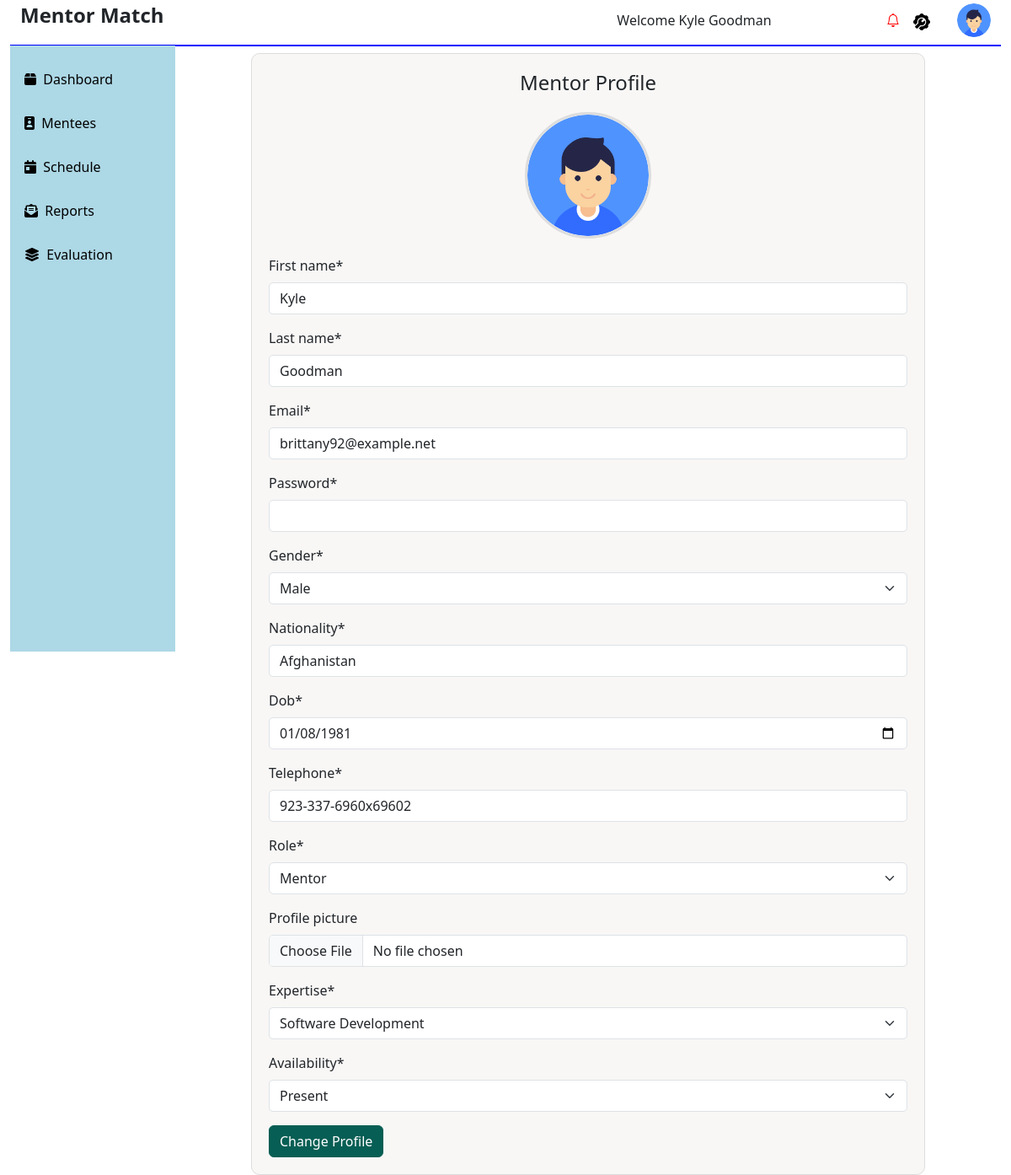
/profile/ (signed in), run on the app's committed database.
### admin_mentor_app/models.py (models this page shows, shortened)
class User(AbstractBaseUser, PermissionsMixin):
    first_name = models.CharField(max_length=100)
    last_name = models.CharField(max_length=100)
    email = models.EmailField(unique=True)
    gender = models.CharField(max_length=10)
    nationality = models.CharField(max_length=50)
    dob = models.DateField(null=True, blank=True)  # Allow null values
    password = models.CharField(max_length=100)
    telephone = models.CharField(max_length=15)
    bio = models.CharField(max_length=250, null=True)
    dob = models.DateField()
    address = models.CharField(max_length=255)  # Added max_length
    telephone = models.CharField(max_length=50)
    expertise = models.CharField(max_length=255, null=True, blank=True)
    availability = models.CharField(max_length=15, null=True, blank=True)
    role_choices = [
        ("1", "Admin"),
        ("2", "Mentor"),
        ("3", "Mentee"),
    ]
    role = models.CharField(max_length=1, choices=role_choices)
    profile_picture = models.ImageField(
        upload_to="profile_pictures/", blank=True, null=True
    )
    id = models.AutoField(primary_key=True)
    last_login = models.DateTimeField(default=timezone.now)  # Added field
    is_active = models.BooleanField(default=True)  # Added field
    is_staff = models.BooleanField(default=False)  # Added field
    USERNAME_FIELD = 'email'
    REQUIRED_FIELDS = ['first_name', 'last_name']  # Fields required for creating a user
    objects = CustomUserManager()
    USERNAME_FIELD = "email"
    REQUIRED_FIELDS = ["first_name", "last_name"]

### admin_mentor_app/views.py (the view)
# urls.py: path("profile/", views.profile, name="profile"),
@login_required
def profile(request):
    user = request.user  # Get the currently logged-in user
    if request.method == "POST":
        form = ProfileUpdateForm(request.POST, request.FILES, instance=user)
        if form.is_valid():
            form.save()
            return redirect("profile")
    else:
        form = ProfileUpdateForm(instance=user)
    return render(request, "admin_mentor_app/dashboard/profile.html", {"form": form})

### admin_mentor_app/context_processors.py (called while the page is built)
def global_data(request):
    users = User.objects.all()
    mentorship_matches = MentorshipMatch.objects.all()
    messages = Message.objects.all()
    notifications = Notification.objects.all()
    schedules = Schedule.objects.all()
    progress = Progress.objects.all()
    goals = Goals.objects.all()
    evaluations = Evaluation.objects.all()
    unread_notifications = Notification.objects.count()
    notifications = Notification.objects.all()
    return {
        'global_users': users,
        'global_mentorship_matches': mentorship_matches,
        'global_messages': messages,
        'global_notifications': notifications,
        'global_schedules': schedules,
        'global_progress': progress,
        'global_goals': goals,
        'global_evaluations': evaluations,
        'unread_notifications' : unread_notifications,
        'notifications':notifications
    }

### admin_mentor_app/templates/admin_mentor_app/dashboard/profile.html (shortened to what this page needs)
{% extends 'admin_mentor_app/fixed/base.html' %}
{% block content %}
{% load static %}
{% load crispy_forms_tags %}
<div class="profile-container">
  <div class="profile-header">
    <h2>Mentor Profile</h2>
  </div>
  <div class="profile-img-container">
    <img src="{% static 'admin_mentor_app/images/user.png' %}"
 class="profile-img" height="150px" alt="Profile Image" />
  </div>
  <div class="profile-form">
    <form action="" method="post" enctype="multipart/form-data" id="profile_form">
      {{ form|crispy }}
      <button type="submit" class="btn btn-primary">Change Profile</button>
    </form>
  </div>
</div>
{% endblock content %}

### admin_mentor_app/templates/admin_mentor_app/fixed/base.html (shortened to what this page needs)
{% load static %}
<!DOCTYPE html>
<html lang="en">
  <head>
    <link href="https://stackpath.bootstrapcdn.com/bootstrap/5.1.3/css/bootstrap.min.css" rel="stylesheet">
    <link
      rel="stylesheet"
      href="https://cdnjs.cloudflare.com/ajax/libs/font-awesome/6.1.2/css/all.min.css"
    />
    <link
      href="https://cdn.jsdelivr.net/npm/bootstrap@5.3.3/dist/css/bootstrap.min.css"
      rel="stylesheet"
    />
    <link
      href="https://cdnjs.cloudflare.com/ajax/libs/bootstrap-select/1.13.1/css/bootstrap-select.min.css"
      rel="stylesheet"
    />
    <link
      href="https://cdnjs.cloudflare.com/ajax/libs/bootstrap-icons/1.10.0/font/bootstrap-icons.min.css"
      rel="stylesheet"
    />
    <link
      rel="stylesheet"
      href="{% static 'admin_mentor_app/css/evaluation.css' %}"
    />
  </head>
  <body>
    <div class="container-fluid">
      <div class="container-fluid">
        <div class="row mt-1">
          <div class="col-md-6">
            <h2><strong>Mentor Match</strong></h2>
          </div>
          <div class="col-md-6">
            <div class="row g-3 justify-content-end align-items-center">
              <div class="col-auto ms-auto">
                <div class="text-end">
                  <div class="img-case dropdown">
                    <span class="m-2">Welcome {{ user.first_name }} {{ user.last_name }}</span>
                  </div>
                </div>
              </div>
              <div class="col-auto ms-auto">
                <div class="text-end">
                  <div class="img-case">
                    <i
                      class="bi bi-bell"
                      style="{% if unread_notifications > 0 %} color:red;{% endif %}"
                      id="dropdownMenuButton"
                      data-bs-toggle="dropdown"
                      aria-expanded="false"
                    ></i>
                  </div>
                </div>
              </div>
              <div class="col-auto">
                <div class="text-end">
                  <div class="img-case">
                    <img
                      src="{% static 'admin_mentor_app/images/status.png' %}"
                      alt=""
                      class="img-fluid rounded-circle"
                      style="max-width: 20px"
                    />
                  </div>
                </div>
              </div>
              <div class="col-auto">
                <div class="text-end">
                  <div class="img-case dropdown">
                    <img
                      src="{% static 'admin_mentor_app/images/user.png' %}"
                      alt=""
                      class="img-fluid rounded-circle"
                      style="max-width: 40px"
                      id="userDropdown"
                      data-bs-toggle="dropdown"
                      aria-expanded="false"
                    />
                  </div>
                </div>
              </div>
            </div>
          </div>
        </div>
        <div class="row">
          <div
            class="col-2"
            style="
              border-top: 1px solid blue;
              height: 90vh;
              background-color: #add8e6;
            "
          >
            <div class="">
              <div class="menu-list">
                <p class="menu-list-items">
                  <a class="listitem" href="{% url 'dashboard' %}"
                    ><i class="menu-list-items fas fa-box"></i>&nbsp;
                    <span>Dashboard</span></a
                  >
                </p>
                <p class="menu-list-items">
                  <a class="listitem" href="{% url 'mentees' %}"
                    ><i class="menu-list-items fas fa-id-badge"></i>&nbsp;
                    <span>Mentees</span></a
                  >
                </p>
                <p class="menu-list-items">
                  <a class="listitem" href="{% url 'schedule' %}"
                    ><i class="menu-list-items fas fa-calendar-day"></i>&nbsp;
                    <span>Schedule</span></a
                  >
                </p>
                <p class="menu-list-items">
                  <a class="listitem" href="{% url 'reports' %}"
                    ><i class="menu-list-items fas fa-envelope-open-text"></i
                    >&nbsp; <span>Reports</span></a
                  >
                </p>
                <p class="menu-list-items">
                  <a class="listitem" href=" Evaluation.html"
                    ><i class="menu-list-items fas fa-layer-group"></i>&nbsp;
                    <span>Evaluation</span></a
                  >
                </p>
              </div>
            </div>
          </div>
          <div class="col-10"  style="border-top: 2px solid blue;">
            <div class="container mt-2">
              {% block content %} {% endblock %}
            </div>
          </div>
        </div>
      </div>
    </div>
  </body>
</html>

### static/admin_mentor_app/css/evaluation.css (style rules this page uses)
h2 { font-size: 24px; margin-bottom: 20px; }

### admin_mentor_app/templates/admin_mentor_app/fixed/base.html (style rules this page uses)
.menu-list { list-style: none; margin-left: 5px; }
a { text-decoration: none; }
.menu-list-items { margin-top: 1rem; text-decoration: none; }
.listitem { padding: 1rem 0; color: black; }

### admin_mentor_app/templates/admin_mentor_app/dashboard/profile.html (style rules this page uses)
.profile-container { max-width: 800px; margin: auto; padding: 20px; border: 1px solid #ddd; border-radius: 10px; background-color: #f8f7f6; }
.profile-header { text-align: center; margin-bottom: 20px; }
.profile-img-container { text-align: center; }
.profile-img { border-radius: 50%; border: 3px solid #ddd; }
.profile-form { margin-top: 20px; }
.profile-form .form-control { border-radius: 5px; }
.btn-primary { background-color: #075e54; border-color: #075e54; }

### data on the page
User: first_name "Kyle", last_name "Goodman", email "brittany92@example.net", gender "Male", nationality "Afghanistan", dob "01/08/1981", telephone "923-337-6960x69602", role "Mentor", expertise "Software Development", availability "Present"
